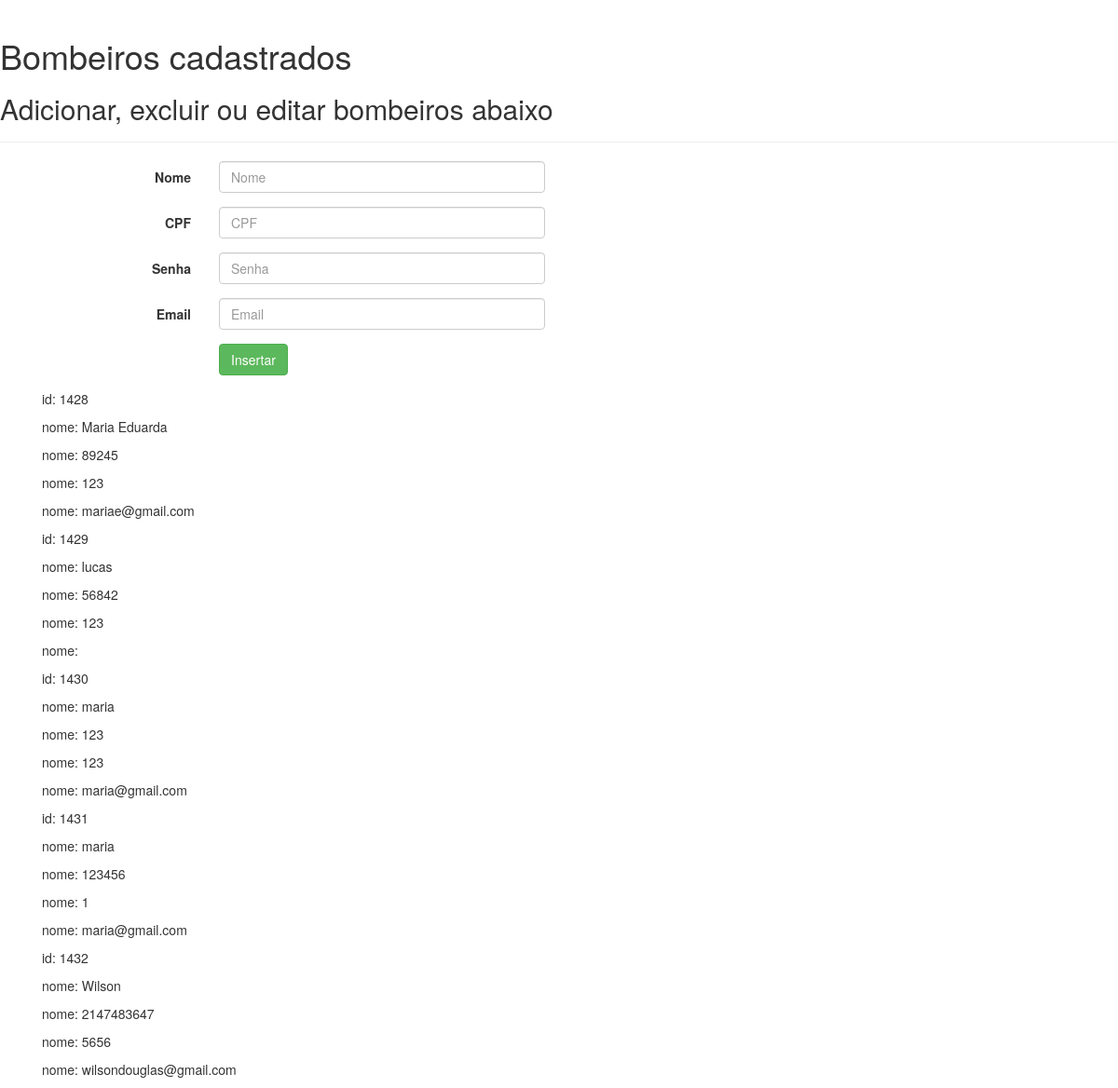
/tabela/index.php, run on the app's committed database.
### tables this page shows
CREATE TABLE `cadastro` (
  `Id` int(11) NOT NULL,
  `Nome` varchar(40) NOT NULL,
  `CPF` int(11) NOT NULL,
  `Senha` varchar(40) NOT NULL,
  `Email` varchar(45) NOT NULL,
  `adm` tinyint(1) NOT NULL
);

### tabela/index.php (the view, shortened to what this page needs)
<?php
    require_once 'conecta.php';
?>
<!DOCTYPE html>
<html lang="pt-br" >
<head>
 <link href='https://fonts.googleapis.com/css?family=Open+Sans' rel='stylesheet' type='text/css'><link rel='stylesheet' href='https://cdnjs.cloudflare.com/ajax/libs/twitter-bootstrap/4.0.0-alpha.6/css/bootstrap.min.css'>
 <link rel="stylesheet" type="text/css" href="../tabela/style.css">
</head>
    <body>
        <div class="page-header">
            <h1>Bombeiros cadastrados</h1>
            <h2>Adicionar, excluir ou editar bombeiros abaixo</h2>
        </div>
        <div class="container">
            <form action="../php/verificaadm.php" id="frmPerson" method="POST" class="form-horizontal">
                <div class="form-group">
                    <label for="txtID" class="col-sm-2 control-label">Nome</label>
                    <div class="col-sm-4">
                        <input type="text" id="Nome" name="Nome" class="form-control" placeholder="Nome">
                    </div>
                </div>
                <div class="form-group">
                    <label for="txtName" class="col-lg-2 control-label">CPF</label>
                    <div class="col-sm-4">
                        <input type="number" name="CPF" id="CPF" class="form-control" placeholder="CPF">
                    </div>
                </div>
         <div class="form-group">
                    <label for="txtEmail" class="col-lg-2 control-label">Senha</label>
                    <div class="col-sm-4">
                        <input type="text" id="Senha" name="Senha"class="form-control" placeholder="Senha">
                    </div>
                </div>
              <div class="form-group">
                    <label for="txtName" class="col-lg-2 control-label">Email</label>
                    <div class="col-sm-4">
                        <input type="email" name="Email"id="Email" class="form-control" placeholder="Email">
                    </div>
                </div>
                <div class="form-group">
                    <div class="col-lg-offset-2 col-sm-4">
                        <input type="submit" value="Insertar" id="btnSave" class="btn btn-success"/>
                    </div>
                </div>
            </form>
        </div>
        <div class="container">
    <?php
        $comando = $pdo->prepare("SELECT * FROM cadastro");
        $resultado = $comando->execute();
        $r = $comando->fetchAll();
        foreach($r as $row) {?>
            <p>id: <?=$row['Id'];?></p>
            <p>nome: <?=$row['Nome'];?></p>
            <p>nome: <?=$row['CPF'];?></p>
            <p>nome: <?=$row['Senha'];?></p>
            <p>nome: <?=$row['Email'];?></p>
        <?php
        }
    ?>
</div>
        <link rel="stylesheet" href="https://maxcdn.bootstrapcdn.com/bootstrap/3.3.5/css/bootstrap.min.css">
</body>
</html>

### tabela/style.css (style rules this page uses)
body { background-image: url('background.jpg'); }

### data on the page
cadastro: Id "1428", Nome "Maria Eduarda", CPF "89245", Senha "123", Email "mariae@gmail.com"
cadastro: Id "1429", Nome "lucas", CPF "56842", Senha "123"
cadastro: Id "1430", Nome "maria", CPF "123", Senha "123", Email "maria@gmail.com"
cadastro: Id "1431", Nome "maria", CPF "123456", Senha "1", Email "maria@gmail.com"
cadastro: Id "1432", Nome "Wilson", CPF "2147483647", Senha "5656", Email "wilsondouglas@gmail.com"
